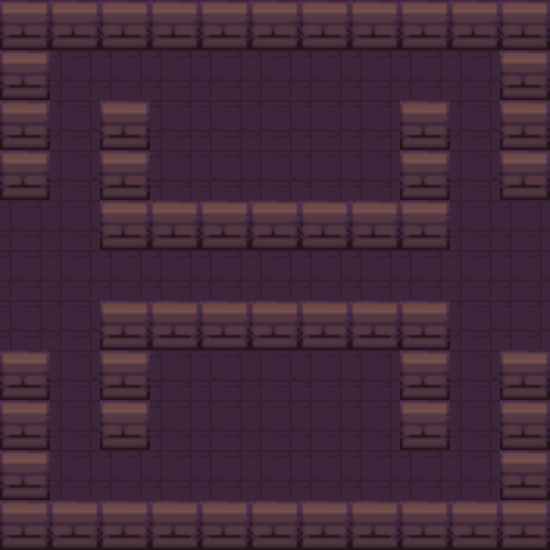

This is a level from a 2D game, rendered from its Tiled map with the project's own tilesets. A one-line summary and the complete map file follow:
An orthogonal 11x11 tile map with 50x50 px tiles, 1 tile layer (Tile Layer 1) and 21 objects (Player, Enemy, Chest, Healing, Ending).

<map version="1.9" tiledversion="1.9.2" orientation="orthogonal" renderorder="right-down" width="11" height="11" tilewidth="50" tileheight="50" infinite="0" nextlayerid="3" nextobjectid="27">
 <tileset firstgid="1" source="dungeonTileSet1.tsx" />
 <layer id="1" name="Tile Layer 1" width="11" height="11">
  <data encoding="csv">
1,1,1,1,1,1,1,1,1,1,1,
1,2,2,2,2,2,2,2,2,2,1,
1,2,1,2,2,2,2,2,1,2,1,
1,2,1,2,2,2,2,2,1,2,1,
2,2,1,1,1,1,1,1,1,2,2,
2,2,2,2,2,2,2,2,2,2,2,
2,2,1,1,1,1,1,1,1,2,2,
1,2,1,2,2,2,2,2,1,2,1,
1,2,1,2,2,2,2,2,1,2,1,
1,2,2,2,2,2,2,2,2,2,1,
1,1,1,1,1,1,1,1,1,1,1
</data>
 </layer>
 <objectgroup id="2" name="Capa de Objetos 1">
  <object id="1" name="Player" x="259.019" y="382.949" width="39" height="41" />
  <object id="2" x="0.314167" y="0.717333">
   <polygon points="0,0 200,0 200,49.5333 0,49.5333" />
  </object>
  <object id="3" x="0.314167" y="50.3189">
   <polygon points="0,0 50,0 50,150.398 0,150.398" />
  </object>
  <object id="4" x="350.314" y="0.717333">
   <polygon points="0,0 200,0 200,49.4 0,49.4" />
  </object>
  <object id="5" x="500.314" y="50.1704">
   <polygon points="0,0 50,0 50,150.547 0,150.547 0,0" />
  </object>
  <object id="6" x="500.314" y="350.717">
   <polygon points="0,0 50,0 50,200 0,200" />
  </object>
  <object id="7" x="500.314" y="501.239">
   <polygon points="0,0 0,49.4778 -500,49.4778 -500,0" />
  </object>
  <object id="8" x="50.3142" y="501.184">
   <polygon points="0,0 0,-150.467 -50,-150.467 -50,0" />
  </object>
  <object id="9" x="100.314" y="450.186">
   <polygon points="0,0 0,-149.375 50,-149.375 50,0" />
  </object>
  <object id="11" x="400.314" y="350.717">
   <polygon points="0,0 50,0 50,99.4667 0,99.4667" />
  </object>
  <object id="12" x="450.314" y="250.717">
   <polygon points="0,0 0,-149.435 -50,-149.435 -50,0" />
  </object>
  <object id="13" x="400.314" y="250.717">
   <polygon points="0,0 -300,0 -300,-50 0,-50" />
  </object>
  <object id="14" x="150.314" y="200.717">
   <polygon points="0,0 0,-99.625 -50,-99.625 -50,0" />
  </object>
  <object id="15" name="Enemy" x="250.314" y="100.717" width="50" height="50" />
  <object id="16" x="351" y="49.5">
   <polygon points="0,0 -151,0.5 -150.5,-50.5 -1.5,-50" />
  </object>
  <object id="18" name="Chest" x="169.073" y="377.212" width="39.7066" height="37.1449" />
  <object id="19" name="Healing" x="331.742" y="375.291" width="39.7066" height="37.1449" />
  <object id="20" name="Ending" x="365.277" y="168.712" width="32.7084" height="30.7871" />
  <object id="24" x="150" y="300">
   <polygon points="0,0 100,0 100,50 0,50" />
  </object>
  <object id="25" x="300" y="300">
   <polygon points="0,0 150,0 150,50 50,50 0,50" />
  </object>
  <object id="26" x="250" y="300">
   <polygon points="0,0 50,0 50,50 0,50" />
  </object>
 </objectgroup>
</map>
